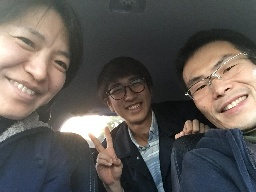
#> input picture static/images/hitchhike-00004-thumb.jpg, 256 x 192 px; its folder holds 4 pictures in this run
$ python resize.py
#> lines starting #> are read from the running program, lines starting #| are printed output that depends on the picture
# -*- coding: utf-8 -*-
import cv2
import os
from pathlib import Path

images_path = '.'
for f in Path(images_path).rglob('*.jpg'):
    print(f.name)

    img = cv2.imread(f.name)
#> img is the input picture: shape (192, 256, 3); mean B, G, R 84.6, 88.3, 93.3
    print('original size:', img.shape, img.shape[0])
#| original size: (192, 256, 3) 192
    size = os.path.getsize(f.name)
    print('size: ', size)

    if (size > 1000000):
        scaled = cv2.resize(img, dsize=(int(img.shape[1] / 16), int(img.shape[0] / 16)))
    elif (size > 700000):
        scaled = cv2.resize(img, dsize=(int(img.shape[1] / 14), int(img.shape[0] / 14)))
    elif (size > 500000):
        scaled = cv2.resize(img, dsize=(int(img.shape[1] / 12), int(img.shape[0] / 12)))
    elif (size > 300000):
        scaled = cv2.resize(img, dsize=(int(img.shape[1] / 8), int(img.shape[0] / 12)))
    elif (size > 100000):
        scaled = cv2.resize(img, dsize=(int(img.shape[1] / 6), int(img.shape[0] / 6)))
    else:
        scaled = cv2.resize(img, dsize=(int(img.shape[1] / 4), int(img.shape[0] / 4)))
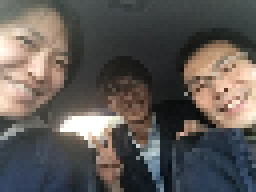
#> scaled: shape (48, 64, 3) (shown 4 times larger); mean B, G, R 84.8, 88.6, 93.6
    print('{} -> {}'.format(img.shape, scaled.shape))
#| (192, 256, 3) -> (48, 64, 3)
    cv2.imwrite(f.stem + '-thumb.jpg', scaled)
#> pass 2 of the loop `for f in Path(images_path).rglob('*.jpg'):`:
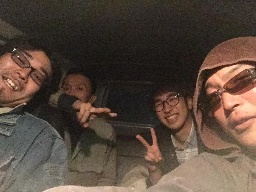
#> input picture static/images/hitchhike-00006-thumb.jpg, 256 x 192 px
#> img is the input picture: shape (192, 256, 3); mean B, G, R 60.9, 71.9, 87.6
#| original size: (192, 256, 3) 192
#> `scaled = cv2.resize(img, dsize=(int(img.shape[1] / 4), int(img.shape[0..`:
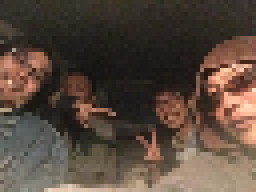
#> scaled: shape (48, 64, 3) (shown 4 times larger); mean B, G, R 61, 72, 87.8
#| (192, 256, 3) -> (48, 64, 3)
#> pass 3 of the loop `for f in Path(images_path).rglob('*.jpg'):`:
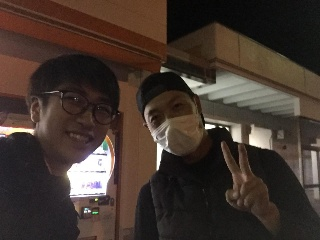
#> input picture static/images/hitchhike-00008-thumb.jpg, 320 x 240 px
#> img is the input picture: shape (240, 320, 3); mean B, G, R 46.3, 54, 67
#| original size: (240, 320, 3) 240
#> `scaled = cv2.resize(img, dsize=(int(img.shape[1] / 4), int(img.shape[0..`:
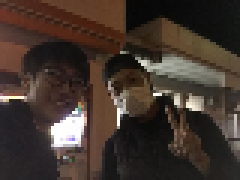
#> scaled: shape (60, 80, 3) (shown 3 times larger); mean B, G, R 46.4, 54.1, 67.1
#| (240, 320, 3) -> (60, 80, 3)
#> the loop made 4 passes; the first 3 are shown
